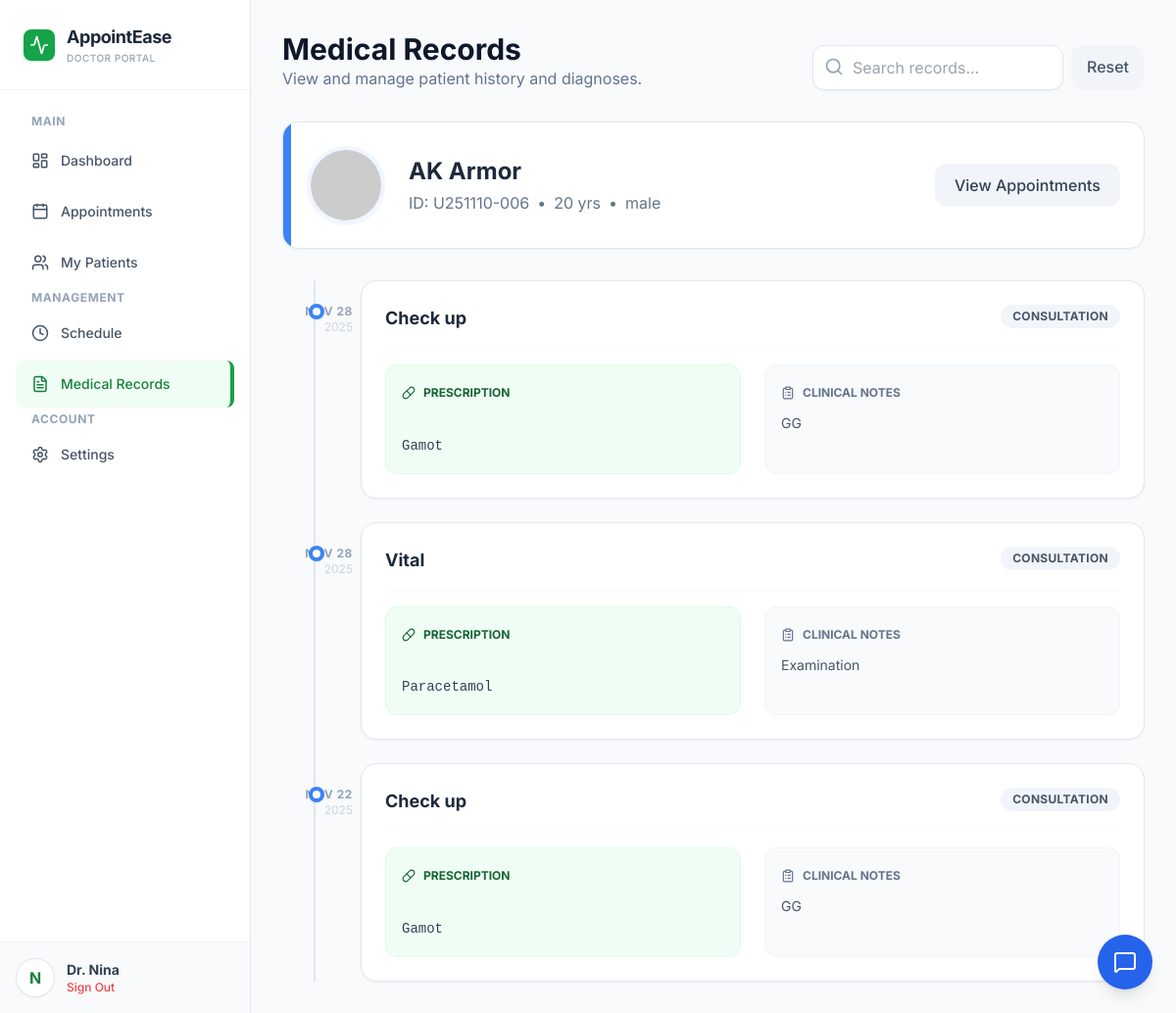
The page /doctor_records.php?patient_id=U251110-006 (signed in) on the database as committed earlier.
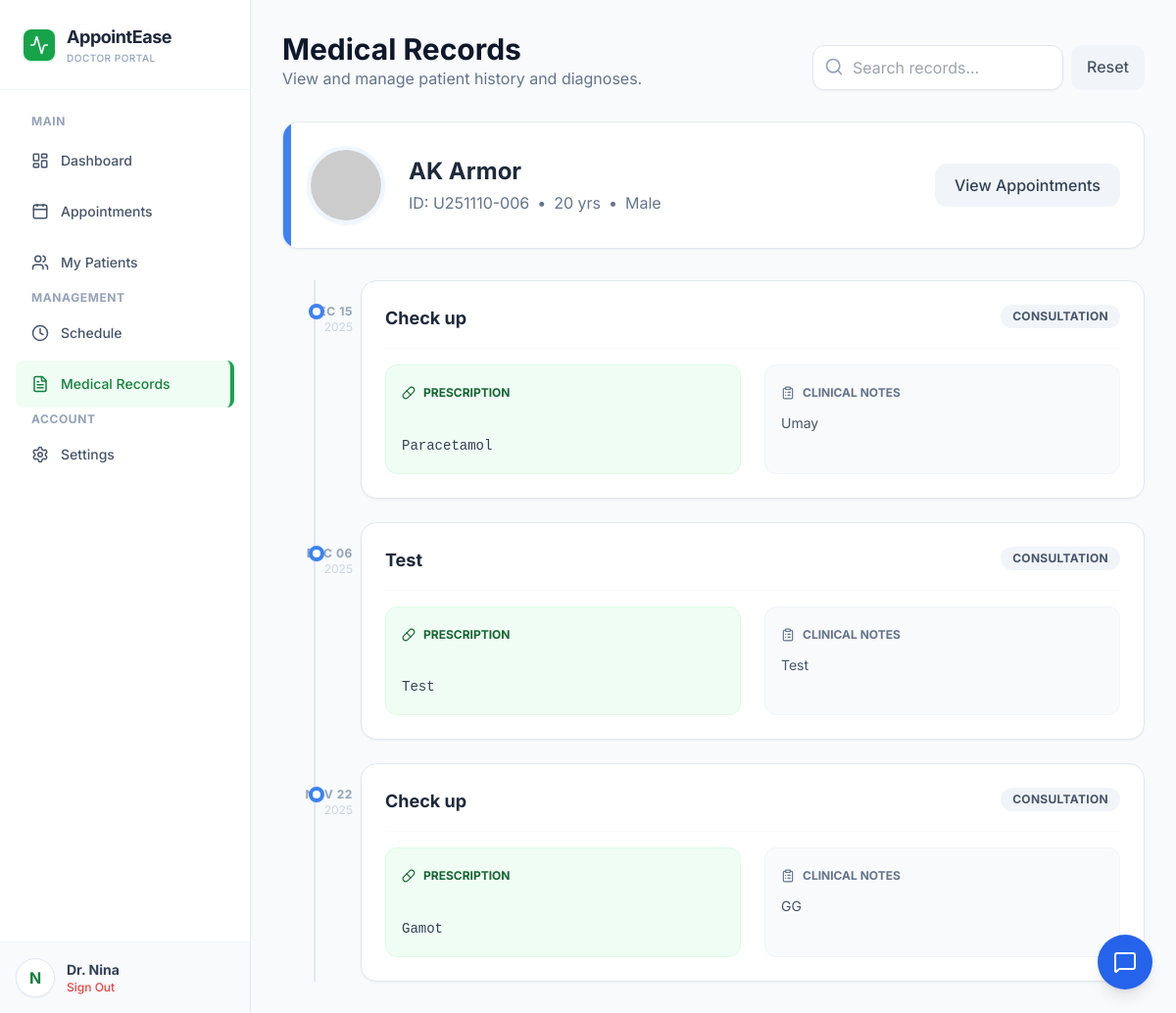
The same page on the database as committed later.
### tables this page shows
CREATE TABLE `tblinfo` (
  `id` int(11) NOT NULL,
  `user_id` varchar(30) NOT NULL,
  `last_name` varchar(40) NOT NULL,
  `first_name` varchar(50) NOT NULL,
  `middle_name` varchar(40) NOT NULL,
  `specialization` varchar(30) NOT NULL,
  `bdate` date NOT NULL,
  `gender` varchar(10) NOT NULL,
  `address` varchar(200) NOT NULL,
  `contact` varchar(20) NOT NULL,
  `image` varchar(255) DEFAULT NULL
);

CREATE TABLE `tbl_medical_records` (
  `id` int(11) NOT NULL,
  `appointment_id` int(11) NOT NULL,
  `diagnosis` varchar(255) DEFAULT NULL,
  `prescription` text DEFAULT NULL,
  `notes` text DEFAULT NULL,
  `created_at` timestamp NOT NULL DEFAULT current_timestamp()
);

CREATE TABLE `tblappointment` (
  `id` int(11) NOT NULL,
  `booking_date` date NOT NULL,
  `booking_time` time DEFAULT NULL,
  `user_id` varchar(30) NOT NULL,
  `doctor` varchar(30) NOT NULL,
  `status` int(11) NOT NULL,
  `reminder_sent` tinyint(1) NOT NULL DEFAULT 0,
  `reminder_sent_at` datetime DEFAULT NULL
);

### controllers/doctor_records_data.php (called while the page is built, shortened)
<?php
require_once 'security_helper.php';
require_once 'db.php';
$doctor_id = session_get_user_id();
$search = $_GET['search'] ?? '';
$patient_filter = $_GET['patient_id'] ?? '';
$sql = "SELECT mr.*,
               a.booking_date,
               p.first_name, p.last_name, p.gender, p.bdate, p.image
        FROM tbl_medical_records mr
        JOIN tblappointment a ON mr.appointment_id = a.id
        JOIN tblinfo p ON a.user_id = p.user_id
        WHERE a.doctor = ?";
$params = [$doctor_id];
if ($patient_filter) {
    $sql .= " AND p.user_id = ?";
    $params[] = $patient_filter;
}
$sql .= " ORDER BY a.booking_date DESC, mr.created_at DESC";
try {
    $stmt = $pdo->prepare($sql);
    $stmt->execute($params);
    $records = $stmt->fetchAll(PDO::FETCH_ASSOC);
} catch (Exception $e) {
    die("Error: " . $e->getMessage());
}
if ($patient_filter) {
    $stmt = $pdo->prepare("SELECT * FROM tblinfo WHERE user_id = ?");
    $stmt->execute([$patient_filter]);
    $patientInfo = $stmt->fetch(PDO::FETCH_ASSOC);
}
function getAge($dob) {
    return date_diff(date_create($dob), date_create('today'))->y;
}
?>

### security_helper.php (called while the page is built, shortened)
<?php
function sanitize_output($data) {
    return htmlspecialchars($data ?? '', ENT_QUOTES | ENT_SUBSTITUTE, 'UTF-8');
}
function e($data) {
    return sanitize_output($data);
}
?>

### doctor_records.php (the view, shortened to what this page needs)
<?php
include __DIR__ . '/controllers/doctor_records_data.php';
?>
<!DOCTYPE html>
<html lang="en">
<head>
    <script src="https://cdn.tailwindcss.com"></script>
</head>
<body class="text-slate-800">
    <div class="flex h-screen overflow-hidden">
        <?php include 'includes/doctor_sidebar.php'; ?>
        <main class="flex-1 overflow-auto w-full">
            <div class="p-6 md:p-8 max-w-7xl mx-auto">
                <div class="flex flex-col md:flex-row justify-between items-end mb-8 gap-4">
                    <div>
                        <h1 class="text-3xl font-bold text-slate-900">Medical Records</h1>
                        <p class="text-slate-500">View and manage patient history and diagnoses.</p>
                    </div>
                    <form method="GET" class="flex gap-2 w-full md:w-auto">
                        <div class="relative flex-1">
                            <i data-lucide="search" class="absolute left-3 top-3 text-slate-400 w-5 h-5"></i>
                            <input type="text" name="search" value="<?= e($search) ?>" placeholder="Search records..." class="w-full md:w-64 pl-10 pr-4 py-2.5 bg-white border border-slate-200 rounded-xl focus:outline-none focus:border-green-500 transition shadow-sm">
                        </div>
                        <?php if($patient_filter || $search): ?>
                            <a href="doctor_records.php" class="px-4 py-2.5 bg-slate-100 text-slate-600 font-medium rounded-xl hover:bg-slate-200 transition">Reset</a>
                        <?php endif; ?>
                    </form>
                </div>
                <?php if($patientInfo):
                    $pName = e($patientInfo['first_name'] . ' ' . $patientInfo['last_name']);
                    $pAvatar = !empty($patientInfo['image']) ? 'uploads/' . e($patientInfo['image']) : 'https://ui-avatars.com/api/?name=' . urlencode($pName) . '&background=random';
                ?>
                <div class="bg-white rounded-2xl border border-slate-200 p-6 mb-8 flex flex-col md:flex-row items-center gap-6 shadow-sm relative overflow-hidden">
                    <div class="absolute top-0 left-0 w-2 h-full bg-blue-500"></div>
                    <img src="<?= $pAvatar ?>" class="w-20 h-20 rounded-full border-4 border-blue-50 shadow-sm object-cover">
                    <div class="flex-1 text-center md:text-left">
                        <h2 class="text-2xl font-bold text-slate-800"><?= $pName ?></h2>
                        <p class="text-slate-500 flex items-center justify-center md:justify-start gap-2 mt-1">
                            <span>ID: <?= e($patientInfo['user_id']) ?></span> &bull;
                            <span><?= getAge($patientInfo['bdate']) ?> yrs</span> &bull;
                            <span><?= e($patientInfo['gender']) ?></span>
                        </p>
                    </div>
                    <div class="flex gap-3">
                        <a href="doctor_appointments.php?search=<?= urlencode($patientInfo['last_name']) ?>" class="px-5 py-2.5 bg-slate-100 text-slate-700 font-medium rounded-xl hover:bg-slate-200 transition">
                            View Appointments
                        </a>
                    </div>
                </div>
                <?php endif; ?>
                <div class="space-y-6 relative before:absolute before:left-4 md:before:left-8 before:top-0 before:bottom-0 before:w-0.5 before:bg-slate-200">
                    <?php if (empty($records)): ?>
                        <div class="pl-12 md:pl-20 py-8">
                            <div class="bg-white rounded-2xl border border-slate-200 border-dashed p-8 text-center">
                                <p class="text-slate-500">No medical records found matching your criteria.</p>
                            </div>
                        </div>
                    <?php else: ?>
                        <?php foreach ($records as $rec):
                            $dateObj = new DateTime($rec['booking_date']);
                        ?>
                        <div class="relative pl-12 md:pl-20 group">
                            <div class="absolute left-[11px] md:left-[27px] top-6 w-4 h-4 rounded-full bg-white border-4 border-blue-500 shadow-sm z-10 group-hover:scale-110 transition-transform"></div>
                            <div class="absolute left-0 top-6 -ml-2 md:-ml-6 w-24 text-right hidden md:block">
                                <p class="text-xs font-bold text-slate-400 uppercase tracking-wider"><?= $dateObj->format('M d') ?></p>
                                <p class="text-xs text-slate-300"><?= $dateObj->format('Y') ?></p>
                            </div>
                            <div class="bg-white rounded-2xl border border-slate-200 p-6 shadow-sm hover:shadow-md transition-all">
                                <div class="flex flex-col md:flex-row justify-between items-start mb-4 border-b border-slate-50 pb-4">
                                    <div>
                                        <h3 class="text-lg font-bold text-slate-800 flex items-center gap-2">
                                            <?= e($rec['diagnosis']) ?>
                                        </h3>
                                    </div>
                                    <span class="px-3 py-1 bg-slate-100 text-slate-600 text-xs rounded-full font-bold uppercase tracking-wide mt-2 md:mt-0">
                                        Consultation
                                    </span>
                                </div>
                                <div class="grid grid-cols-1 md:grid-cols-2 gap-6">
                                    <?php if(!empty($rec['prescription'])): ?>
                                    <div class="bg-green-50 p-4 rounded-xl border border-green-100">
                                        <h4 class="text-xs font-bold text-green-800 uppercase mb-2 flex items-center gap-2">
                                            <i data-lucide="pill" width="14"></i> Prescription
                                        </h4>
                                        <p class="text-sm text-slate-700 whitespace-pre-line leading-relaxed font-mono">
                                            <?= e($rec['prescription']) ?>
                                        </p>
                                    </div>
                                    <?php endif; ?>
                                    <?php if(!empty($rec['notes'])): ?>
                                    <div class="bg-slate-50 p-4 rounded-xl border border-slate-100">
                                        <h4 class="text-xs font-bold text-slate-500 uppercase mb-2 flex items-center gap-2">
                                            <i data-lucide="clipboard-list" width="14"></i> Clinical Notes
                                        </h4>
                                        <p class="text-sm text-slate-600 leading-relaxed">
                                            <?= e($rec['notes']) ?>
                                        </p>
                                    </div>
                                    <?php endif; ?>
                                </div>
                            </div>
                        </div>
                        <?php endforeach; ?>
                    <?php endif; ?>
                </div>
            </div>
        </main>
    </div>
</body>
</html>

### includes/doctor_sidebar.php
<?php
function getDocNavClass($targetPage) {
    $current = basename($_SERVER['PHP_SELF']);
    $active = "bg-green-50 text-green-700 border-r-4 border-green-600";
    $inactive = "text-slate-600 hover:bg-slate-50 hover:text-slate-900 transition-all";
    return ($current === $targetPage) ? $active : $inactive;
}
$sidebarDocName = $doc['last_name'] ?? $_SESSION['user_name'] ?? 'Doctor';
?>
<aside id="sidebar" class="w-64 bg-white border-r border-slate-200 flex flex-col z-40 hidden md:flex h-screen fixed md:relative transition-all duration-300">
    <div class="p-6 border-b border-slate-100">
        <div class="flex items-center gap-3">
            <div class="w-8 h-8 bg-green-600 rounded-lg flex items-center justify-center text-white shadow-sm shadow-green-200">
                <i data-lucide="activity" width="20"></i>
            </div>
            <div>
                <span class="font-bold text-lg text-slate-800 tracking-tight">AppointEase</span>
                <p class="text-[10px] text-slate-400 font-medium uppercase tracking-wider">Doctor Portal</p>
            </div>
        </div>
    </div>
    <nav class="flex-1 p-4 space-y-1 overflow-y-auto">
        <p class="px-4 text-xs font-bold text-slate-400 uppercase tracking-wider mb-2 mt-2">Main</p>
        <a href="doctor_home.php" class="flex items-center gap-3 px-4 py-3 rounded-lg text-sm font-medium <?= getDocNavClass('doctor_home.php') ?>">
            <i data-lucide="layout-dashboard" width="18"></i>
            <span>Dashboard</span>
        </a>
        <a href="doctor_appointments.php" class="flex items-center gap-3 px-4 py-3 rounded-lg text-sm font-medium <?= getDocNavClass('doctor_appointments.php') ?>">
            <i data-lucide="calendar" width="18"></i>
            <span>Appointments</span>
        </a>
        <a href="patients.php" class="flex items-center gap-3 px-4 py-3 rounded-lg text-sm font-medium <?= getDocNavClass('patients.php') ?>">
            <i data-lucide="users" width="18"></i>
            <span>My Patients</span>
        </a>
        <p class="px-4 text-xs font-bold text-slate-400 uppercase tracking-wider mb-2 mt-6">Management</p>
        <a href="doctor_schedule_manage.php" class="flex items-center gap-3 px-4 py-3 rounded-lg text-sm font-medium <?= getDocNavClass('doctor_schedule_manage.php') ?>">
            <i data-lucide="clock" width="18"></i>
            <span>Schedule</span>
        </a>
        <a href="doctor_records.php" class="flex items-center gap-3 px-4 py-3 rounded-lg text-sm font-medium <?= getDocNavClass('doctor_records.php') ?>">
            <i data-lucide="file-text" width="18"></i>
            <span>Medical Records</span>
        </a>
        <p class="px-4 text-xs font-bold text-slate-400 uppercase tracking-wider mb-2 mt-6">Account</p>
        <a href="doctor_settings.php" class="flex items-center gap-3 px-4 py-3 rounded-lg text-sm font-medium <?= getDocNavClass('doctor_settings.php') ?>">
            <i data-lucide="settings" width="18"></i>
            <span>Settings</span>
        </a>
    </nav>
    <div class="p-4 border-t border-slate-100 bg-slate-50">
        <div class="flex items-center gap-3">
            <div class="w-10 h-10 rounded-full bg-white border border-slate-200 flex items-center justify-center text-green-700 font-bold shadow-sm">
                <?= substr($sidebarDocName, 0, 1) ?>
            </div>
            <div class="flex-1 min-w-0">
                <p class="text-sm font-bold text-slate-700 truncate">Dr. <?= htmlspecialchars($sidebarDocName) ?></p>
                <a href="logout.php" class="text-xs text-red-500 hover:text-red-700 font-medium flex items-center gap-1 hover:underline">
                    Sign Out
                </a>
            </div>
        </div>
    </div>
</aside>
<?php include 'chat_widget_talkjs.php'; ?>

### chat_widget_talkjs.php (shortened to what this page needs)
<div id="chatWidgetContainer" class="fixed bottom-6 right-6 z-50 font-sans">
    <button id="chatToggleBtn" class="bg-blue-600 text-white w-14 h-14 rounded-full shadow-lg hover:bg-blue-700 transition duration-300 flex items-center justify-center hover:scale-110 active:scale-95 relative">
        <i data-lucide="message-square" width="24" height="24"></i>
    </button>
</div>

### doctor_records.php (style rules this page uses)
body { font-family: 'Inter', sans-serif; background-color: #f8fafc; }

Rows that differ between the two databases and show on the page:
removed tbl_medical_records: appointment.booking_date "NOV 28", appointment.booking_date "2025", diagnosis "Check up", prescription "Gamot", notes "GG"
removed tbl_medical_records: appointment.booking_date "NOV 28", appointment.booking_date "2025", diagnosis "Vital", prescription "Paracetamol", notes "Examination"
changed tblinfo "AK Armor": gender "male" → "Male"
added tbl_medical_records: appointment.booking_date "DEC 15", appointment.booking_date "2025", diagnosis "Check up", prescription "Paracetamol", notes "Umay"
added tbl_medical_records: appointment.booking_date "DEC 06", appointment.booking_date "2025", diagnosis "Test", prescription "Test", notes "Test"
